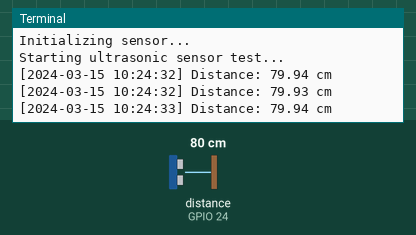
The program below on a simulated Raspberry Pi (BCM pin numbers). Parts: the last lines printed to the terminal. Inputs (shaded band) come from the test bench; at power-on: distance to the obstacle (sensor on GPIO 24) 80 cm. The echo pulse lasts 58.3 µs per cm; the clock reads 2024-03-15 10:24:30 at power-on unless the program sets it.

Above: at 3.2 s.
3.3 s: distance to the obstacle (sensor on GPIO 24) set to 2 cm
At 3.9 s:
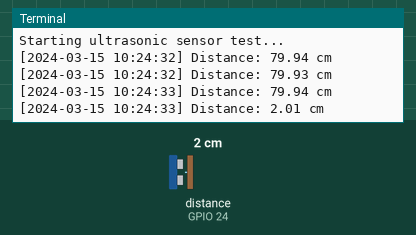
4.8 s: distance to the obstacle (sensor on GPIO 24) set to 4 cm
At 5.4 s:
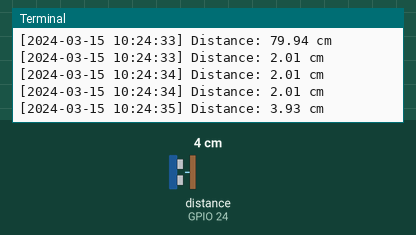
Timing chart, 0 to 7.8 s (numbered marks = the images above; inputs shaded):
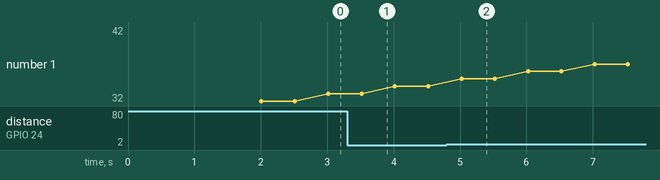

The program:

testUltrasound.py
```python
import RPi.GPIO as GPIO
import time
from datetime import datetime

# Set GPIO mode to BCM
GPIO.setmode(GPIO.BCM)

# Define GPIO pins
TRIG = 23
ECHO = 24

# Set up GPIO pins
GPIO.setup(TRIG, GPIO.OUT)
GPIO.setup(ECHO, GPIO.IN)

# Ensure trigger is low initially
GPIO.output(TRIG, False)
print("Initializing sensor...")
time.sleep(2)

def measure_distance():
    # Send 10us trigger pulse
    GPIO.output(TRIG, True)
    time.sleep(0.00001)
    GPIO.output(TRIG, False)

    # Initialize variables
    pulse_start = None
    pulse_end = None

    # Wait for ECHO to go high (start of pulse) with timeout
    timeout_start = time.time()
    while GPIO.input(ECHO) == 0:
        pulse_start = time.time()
        if pulse_start - timeout_start > 0.01:  # 10ms timeout
            return None  # No echo start detected

    # Wait for ECHO to go low (end of pulse) with timeout
    timeout_start = time.time()
    while GPIO.input(ECHO) == 1:
        pulse_end = time.time()
        if pulse_end - timeout_start > 0.1:  # 100ms timeout
            return None  # No echo end detected

    # Calculate distance
    pulse_duration = pulse_end - pulse_start
    distance = pulse_duration * 17150  # Speed of sound / 2 (cm/s)
    distance = round(distance, 2)

    return distance

try:
    print("Starting ultrasonic sensor test...")
    while True:
        # Get current timestamp
        timestamp = datetime.now().strftime("%Y-%m-%d %H:%M:%S")

        # Measure distance
        distance = measure_distance()

        if distance is None:
            print(f"[{timestamp}] Error: No valid echo received")
        elif distance < 2 or distance > 400:
            print(f"[{timestamp}] Out of range: {distance} cm")
        else:
            print(f"[{timestamp}] Distance: {distance} cm")

        # Wait before next measurement
        time.sleep(0.5)

except KeyboardInterrupt:
    print("\nTest stopped by user")
except Exception as e:
    print(f"\nError occurred: {e}")
finally:
    print("Cleaning up GPIO")
    GPIO.cleanup()
```

Measured:
- after the input at 3.3 s, the terminal: prints a new line after 0.22 s (image 1)
- after the input at 4.8 s, the terminal: prints a new line after 0.22 s (image 2)
